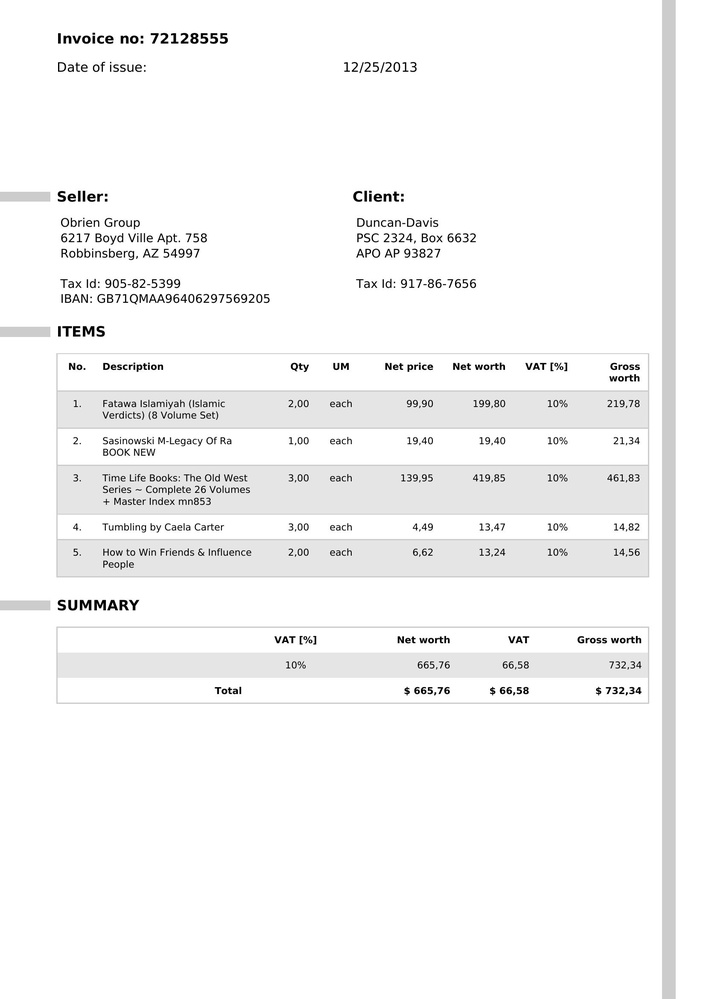
#> input picture invoices/batch1-0006.jpg, 706 x 999 px, shrunk from 1654 x 2339 before the run; its folder holds only this picture in this run
$ python preprocessing.py
#> lines starting #> are read from the running program, lines starting #| are printed output that depends on the picture; after the words box and inside, x2 and y2 are one past the last pixel; in counts of white or black regions, pixels touching at a corner belong together
import cv2
import numpy as np
import os

def load_image(image_path):
    """Load an image from the given path."""
#> called with image_path = 'invoices/batch1-0006.jpg'

    # cv2.imread reads the image file and returns it as a numpy array
    img = cv2.imread(image_path)
#> img is the input picture: shape (999, 706, 3); min 0, max 255, mean 246.1

    if img is None:
        # raise an error so we know exactly which file failed
        raise FileNotFoundError(f"Image not found: {image_path}")

    return img

def convert_to_grayscale(img):
    """Convert image to grayscale."""

    # invoice images are in color (BGR format in opencv)
    # we don't need color for reading text — grayscale is enough
    # and also it makes the next steps faster and more accurate
    return cv2.cvtColor(img, cv2.COLOR_BGR2GRAY)

def reduce_noise(img):
    """Apply noise reduction."""

    # scanned invoices often have small dots/specks (noise)
    # fastNlMeansDenoising smooths those out without blurring the text
    # h=10 (filter strength) — tried a few values, 10 worked best
    return cv2.fastNlMeansDenoising(img, h=10)

def binarize(img):
    """Apply thresholding to make text sharp black & white."""

    # binarization (converting every pixel to either black or white)
    # this makes text stand out clearly from the background
    # THRESH_OTSU automatically figures out the best threshold value
    # based on the image — no need to hardcode a number manually
    _, binary = cv2.threshold(
        img, 0, 255,
        cv2.THRESH_BINARY + cv2.THRESH_OTSU
    )
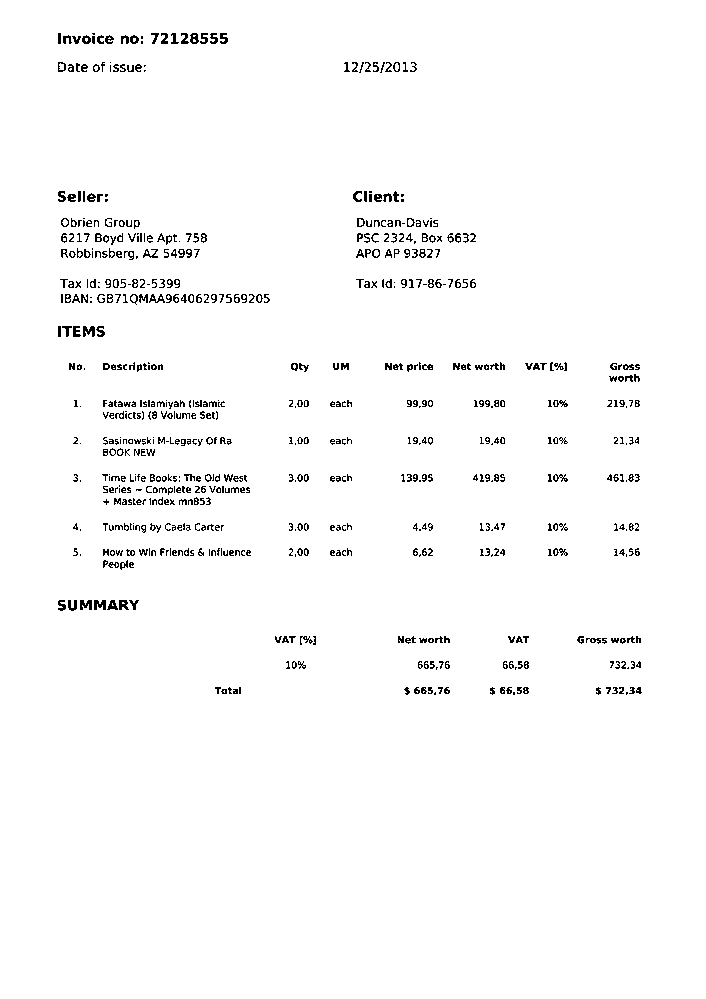
#> binary: shape (999, 706); 97.9% white; black in thin lines or dots, all inside (x1, y1, x2, y2) = (58, 33, 642, 695)
    return binary

def preprocess_image(image_path, save_result=True, verbose=False):
    """Full preprocessing pipeline for a single image."""

    #read the invoice image from disk
    img = load_image(image_path)

    #remove color —  only need grayscale for OCR
    gray = convert_to_grayscale(img)

    # cleanig  up noise/specks from the scan
    denoised = reduce_noise(gray)

    #make text pure black on white background
    final = binarize(denoised)

    # if save_result is True, save the processed image so we can
    # visually check how it looks after preprocessing
    if save_result:
        # build the output folder path relative to this file
        # this way it works on any computer.
        output_dir = os.path.join(
            os.path.dirname(__file__), 'output', 'processed'
        )
        # create the folder if it doesn't already exist
        os.makedirs(output_dir, exist_ok=True)

        # use the original filename but save as .png
        filename = os.path.splitext(os.path.basename(image_path))[0]
        out_path = os.path.join(output_dir, f"processed_{filename}.png")
        cv2.imwrite(out_path, final)

        if verbose:
            print(f"Processed image saved to: {out_path}")

    return final


def preprocess_all_images(invoices_dir=None, verbose=False):
    """Process all images in the invoices folder."""

    # if no folder is given, default to the 'invoices' folder
    # in the same directory as this script
    if invoices_dir is None:
        invoices_dir = os.path.join(os.path.dirname(__file__), 'invoices')

    # only pick up actual image files — ignore anything else
    # like .txt or .csv files that might be in the folder
    valid_extensions = ('.jpg', '.jpeg', '.png', '.tiff', '.bmp')
    all_images = [
        f for f in os.listdir(invoices_dir)
        if f.lower().endswith(valid_extensions)
    ]

    if not all_images:
        print("No images found in invoices folder.")
        return []

    total = len(all_images)

    # print so the user knows processing has started
    print(f"Processing images...")

    results = []

    for i, filename in enumerate(all_images):
        image_path = os.path.join(invoices_dir, filename)

        # show a live counter on the same line
        # end="\r" moves cursor back to start of line instead of new line
        # so it looks like the number is updating, not scrolling
        print(f"  {i+1}/{total} images done", end="\r")

        if verbose:
            print(f"Processing {i+1}/{total}: {filename}")

        try:
            # run the full pipeline on this image
            processed = preprocess_image(
                image_path,
                save_result=True,
                verbose=verbose
            )
            # store the path and processed image together
            # so we can pass them to OCR later
            results.append((image_path, processed))

        except Exception as e:
            # if one image fails, skip it and move on
            # we don't want one bad image to stop everything
            if verbose:
                print(f"Skipping {filename} due to error: {e}")
            continue

    # print final count after the loop finishes
    print(f"\nProcessing complete. {len(results)} of {total} images processed.")
#| Processing complete. 1 of 1 images processed.
    return results


if __name__ == "__main__":
    results = preprocess_all_images()
#> results = 1 item
    print(f"Total images processed: {len(results)}")
#| Total images processed: 1

$ run again, on invoices/batch1-0007.jpg
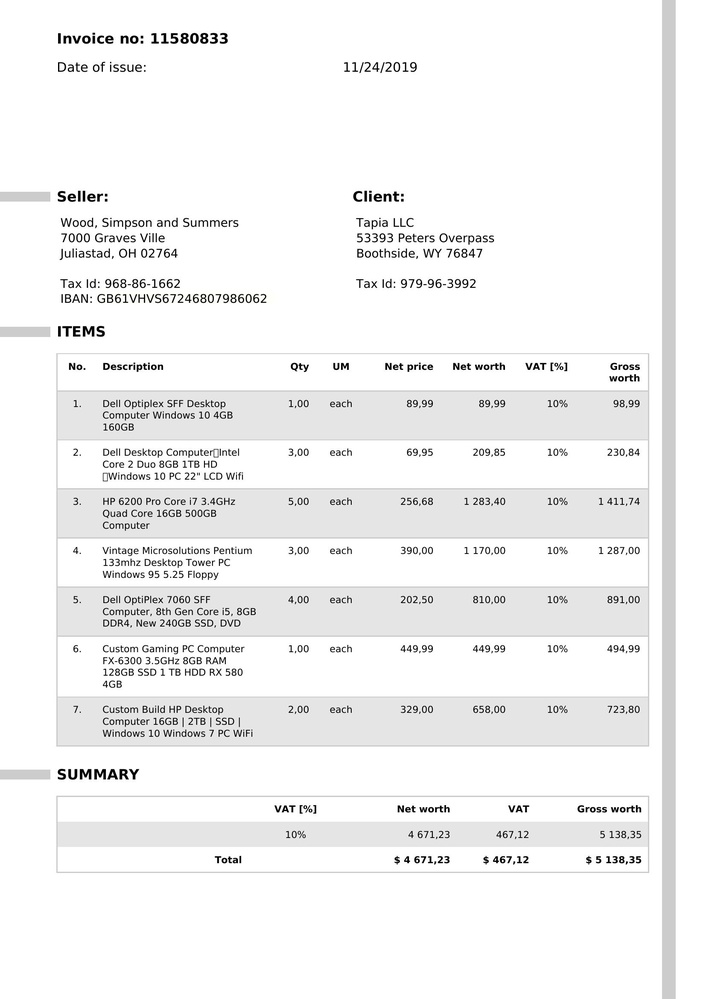
#> input picture invoices/batch1-0007.jpg, 706 x 999 px, shrunk from 1654 x 2339 before the run
#> in load_image, img is the input picture: shape (999, 706, 3); mean B, G, R 242.9, 242.9, 242.9
#> in binarize, `_, binary = cv2.threshold( img, 0, 255, cv2.THRESH_BINARY + cv2.THRESH..`:
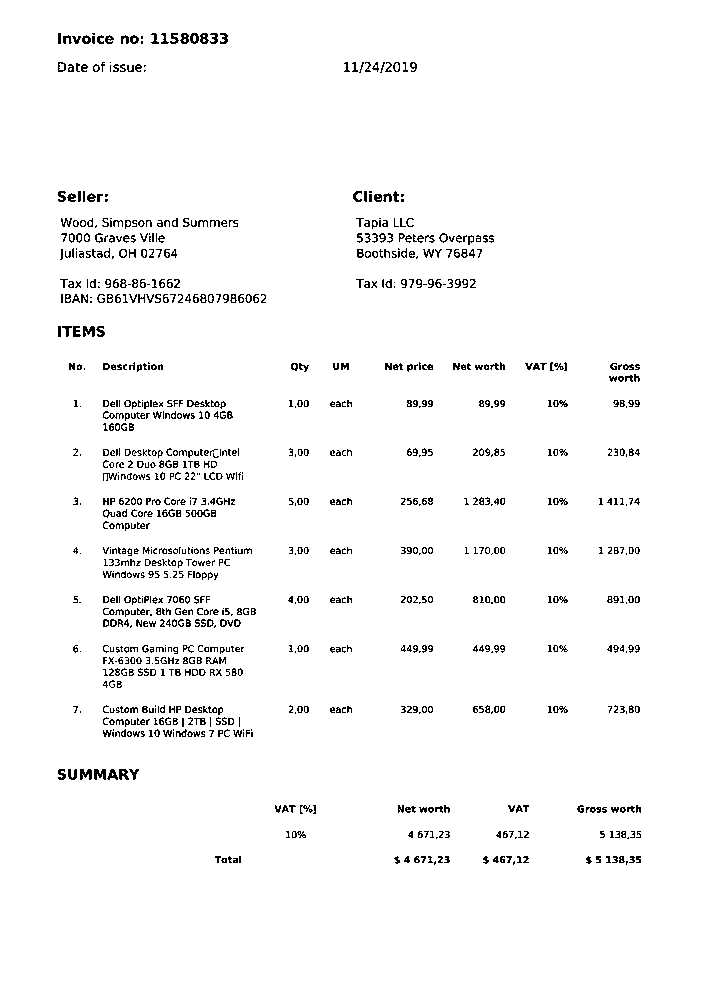
#> binary: shape (999, 706); 97% white; black in thin lines or dots, all inside (x1, y1, x2, y2) = (58, 33, 641, 865)
#| Processing complete. 1 of 1 images processed.
#> results = 1 item
#| Total images processed: 1

$ run again, on invoices/batch1-0009.jpg
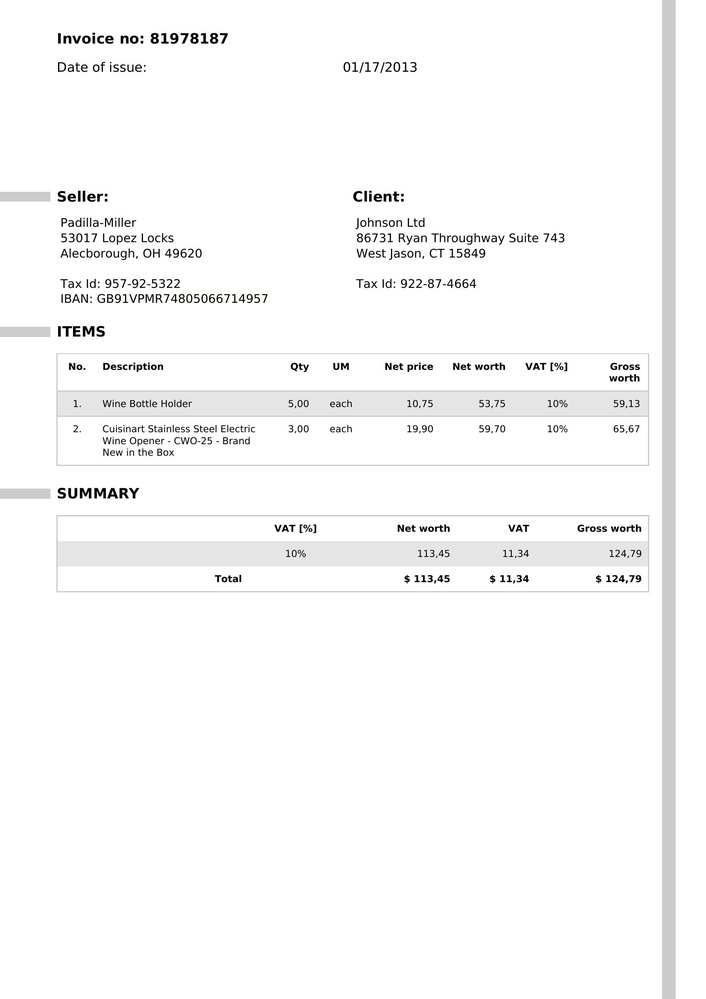
#> input picture invoices/batch1-0009.jpg, 706 x 999 px, shrunk from 1654 x 2339 before the run
#> in load_image, img is the input picture: shape (999, 706, 3); mean B, G, R 249.1, 249.1, 249.1
#> in binarize, `_, binary = cv2.threshold( img, 0, 255, cv2.THRESH_BINARY + cv2.THRESH..`:
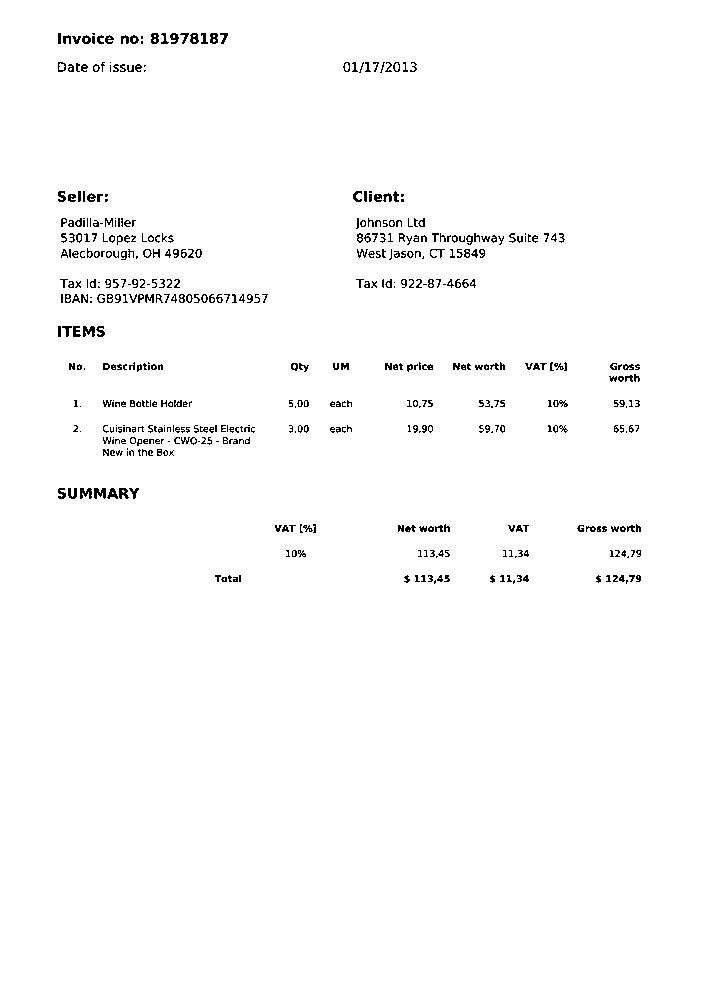
#> binary: shape (999, 706); 98.4% white; black in thin lines or dots, all inside (x1, y1, x2, y2) = (58, 33, 641, 584)
#| Processing complete. 1 of 1 images processed.
#> results = 1 item
#| Total images processed: 1
